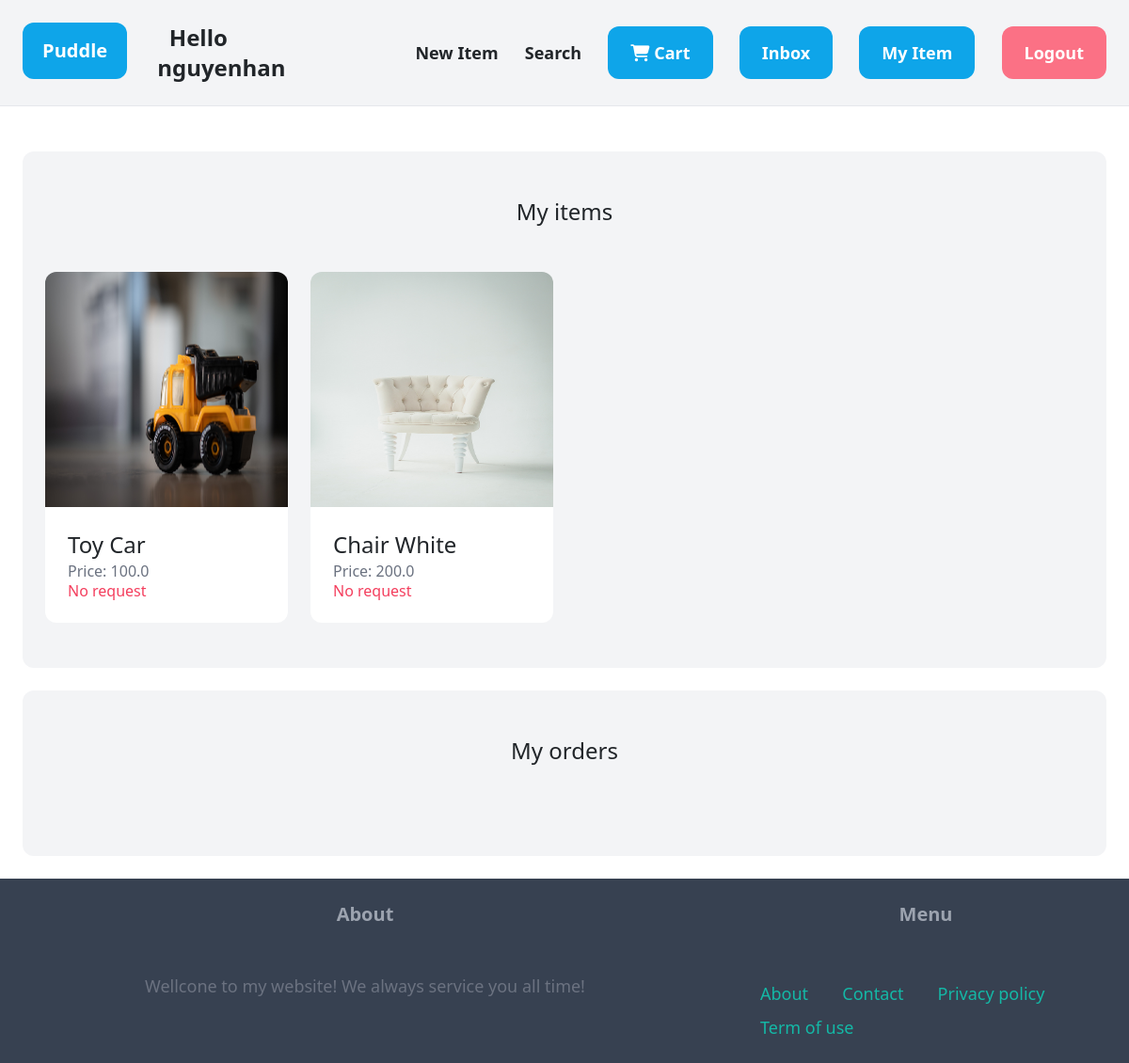
/dashboard/ (signed in), run on an earlier commit of the app's database.
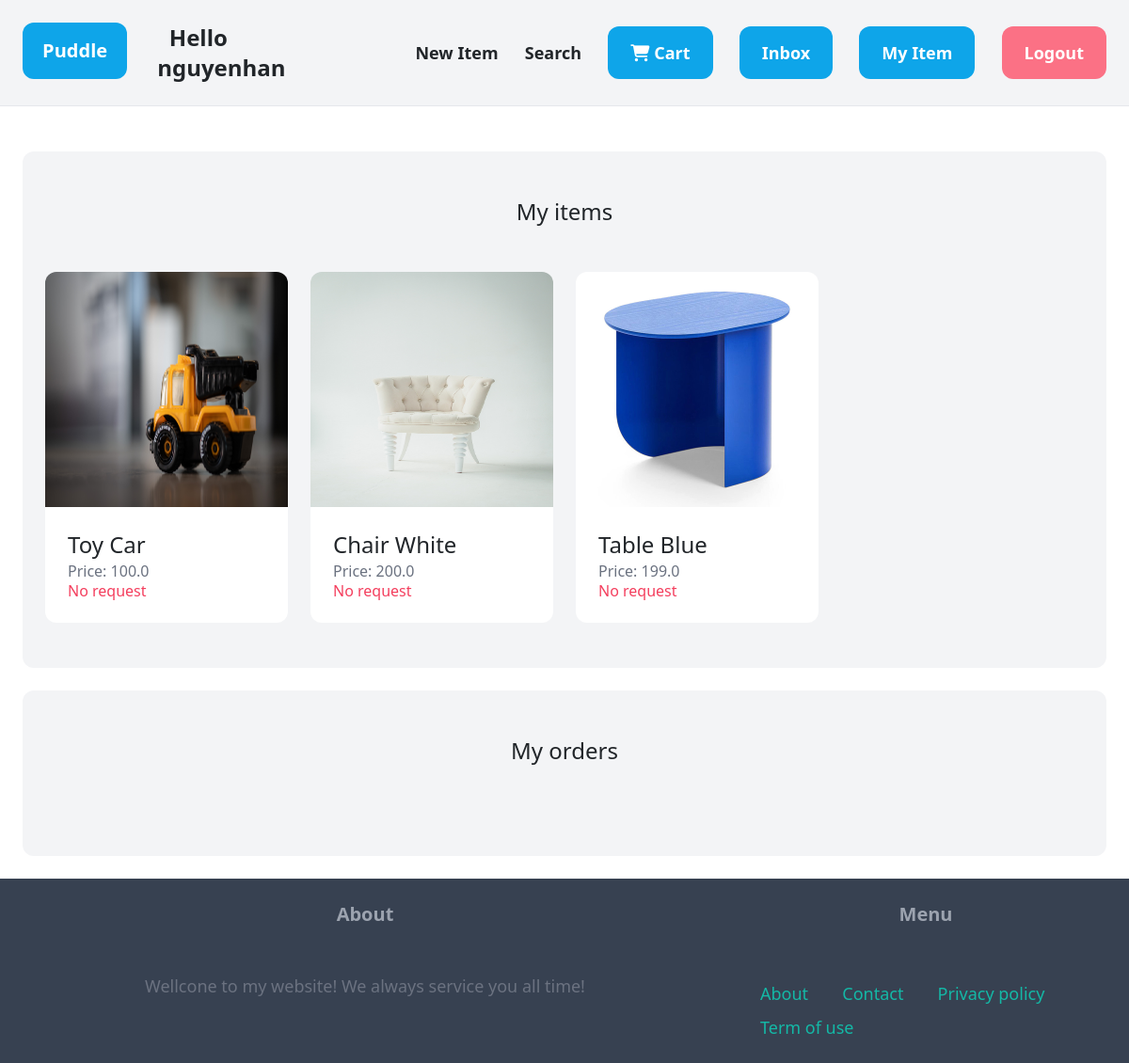
And on a later commit of the database.
### item/models.py (models this page shows, shortened)
class Item(models.Model):
    category = models.ForeignKey(Category, related_name='items' ,on_delete=models.CASCADE)
    name = models.CharField(max_length=255)
    description = models.TextField(blank=True , null=True)
    price = models.FloatField()
    is_sold = models.BooleanField(default=False)
    image = models.ImageField(upload_to='items_image', blank=True,null=True)
    created_by = models.ForeignKey(User , related_name='items',on_delete=models.CASCADE)
    created_at = models.DateTimeField(auto_now_add=True)

### dashboard/views.py (the view)
# urls.py: path('' , views.index , name = 'index'),
@login_required
def index(request):
    items = Item.objects.filter(created_by =request.user)
    orders = list(Orders.objects.filter(seller=request.user))
    itemsOrder = [order.item for order in orders]
    myorders = list(Orders.objects.filter(buyer=request.user))
    myorders_items = [myorder.item for myorder in myorders]
    myorders_times = [myorder.time_order for myorder in myorders]
    return render(request, 'dashboard/index.html' , {
        'items': items,
        'orders': orders,
        'itemsOrder': itemsOrder,
        'myorders': myorders,
        'myorders_items': myorders_items,
        'myorders_times': myorders_times,
    })

### dashboard/templates/dashboard/index.html (shortened to what this page needs)
{% extends 'core/base.html' %}
{% block content %}
    <div class="mt-6 px-6 py-12 bg-gray-100 rounded-xl">
        <h2 class='mb-12 text-2xl text-center'>My items</h2>
        <div class="grid grid-cols-4 gap-4">
            {% for item in items %}
                <div class="">
                    <a href="{% url 'item:detail' item.id %}">
                        <div>
                            <img style="width: 100%; height: 250px;" src='{{ item.image.url }}' class="rounded-t-xl">
                        </div>
                        <div class="p-6 bg-white rounded-b-xl">
                            <h2 class="text-2xl">{{ item.name }}</h2>
                            <p class="text-gray-500">Price: {{ item.price }}</p>
                            {% if item in itemsOrder %}
                                <h5 class="text-rose-500">You have a request, <a href="{% url 'dashboard:detailOrder' item.id %}" class="btn bg-rose-500 hover:bg-rose-600 text-white">DETAIL HERE</a></h5>
                            {% else %}
                                <h3 class="text-rose-500">No request</h3>
                            {% endif %}
                        </div>
                    </a>
                </div>
            {%endfor%}
        </div>
    </div>
    <div class="mt-6 px-6 py-12 bg-gray-100 rounded-xl">
        <h2 class='mb-12 text-2xl text-center'>My orders</h2>
    </div>
{%endblock%}

What changed in the data, as far as the page shows it:
added Item: image (picture), name "Table Blue", price "199.0"
